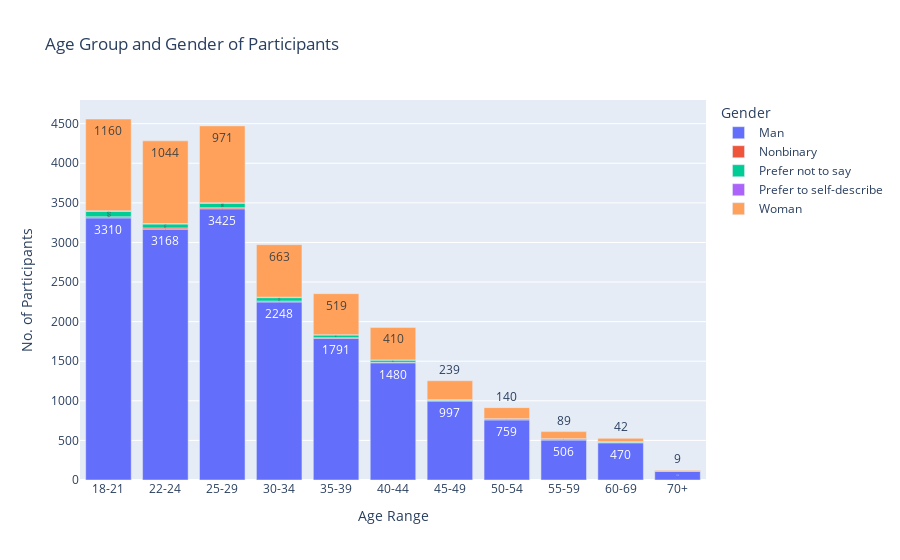

Here is the notebook cell this chart was saved with:
### Code cell
fig = px.bar(
    new_df.loc[1:].groupby(["Q2", "Q3"]).sum().reset_index(),
    x="Q2",
    y="Counter",
    color="Q3",
    title="Age Group and Gender of Participants",
    labels={"Counter": "No. of Participants", "Q2": "Age Range", "Q3": "Gender"},
    text_auto=True,
)
fig.show()

### Figure 1 — Plotly figure (JSON) as saved in the notebook; plotly's stock layout.template omitted (floating-point values rounded to 4 significant figures)
{"data": [{"alignmentgroup": "True", "hovertemplate": "Gender=Man<br>Age Range=%{x}<br>No. of Participants=%{y}<extra></extra>", "legendgroup": "Man", "marker": {"color": "#636efa", "pattern": {"shape": ""}}, "name": "Man", "offsetgroup": "Man", "orientation": "v", "showlegend": true, "textposition": "auto", "texttemplate": "%{y}", "type": "bar", "x": ["18-21", "22-24", "25-29", "30-34", "35-39", "40-44", "45-49", "50-54", "55-59", "60-69", "70+"], "xaxis": "x", "y": [3310, 3168, 3425, 2248, 1791, 1480, 997, 759, 506, 470, 112], "yaxis": "y"}, {"alignmentgroup": "True", "hovertemplate": "Gender=Nonbinary<br>Age Range=%{x}<br>No. of Participants=%{y}<extra></extra>", "legendgroup": "Nonbinary", "marker": {"color": "#EF553B", "pattern": {"shape": ""}}, "name": "Nonbinary", "offsetgroup": "Nonbinary", "orientation": "v", "showlegend": true, "textposition": "auto", "texttemplate": "%{y}", "type": "bar", "x": ["18-21", "22-24", "25-29", "30-34", "35-39", "40-44", "45-49", "55-59", "60-69"], "xaxis": "x", "y": [13, 15, 14, 12, 6, 6, 6, 3, 3], "yaxis": "y"}, {"alignmentgroup": "True", "hovertemplate": "Gender=Prefer not to say<br>Age Range=%{x}<br>No. of Participants=%{y}<extra></extra>", "legendgroup": "Prefer not to say", "marker": {"color": "#00cc96", "pattern": {"shape": ""}}, "name": "Prefer not to say", "offsetgroup": "Prefer not to say", "orientation": "v", "showlegend": true, "textposition": "auto", "texttemplate": "%{y}", "type": "bar", "x": ["18-21", "22-24", "25-29", "30-34", "35-39", "40-44", "45-49", "50-54", "55-59", "60-69", "70+"], "xaxis": "x", "y": [69, 50, 56, 43, 36, 29, 10, 14, 13, 10, 4], "yaxis": "y"}, {"alignmentgroup": "True", "hovertemplate": "Gender=Prefer to self-describe<br>Age Range=%{x}<br>No. of Participants=%{y}<extra></extra>", "legendgroup": "Prefer to self-describe", "marker": {"color": "#ab63fa", "pattern": {"shape": ""}}, "name": "Prefer to self-describe", "offsetgroup": "Prefer to self-describe", "orientation": "v", "showlegend": true, "textposition": "auto", "texttemplate": "%{y}", "type": "bar", "x": ["18-21", "22-24", "25-29", "30-34", "35-39", "40-44", "45-49", "50-54", "60-69", "70+"], "xaxis": "x", "y": [7, 6, 6, 6, 1, 2, 1, 1, 1, 2], "yaxis": "y"}, {"alignmentgroup": "True", "hovertemplate": "Gender=Woman<br>Age Range=%{x}<br>No. of Participants=%{y}<extra></extra>", "legendgroup": "Woman", "marker": {"color": "#FFA15A", "pattern": {"shape": ""}}, "name": "Woman", "offsetgroup": "Woman", "orientation": "v", "showlegend": true, "textposition": "auto", "texttemplate": "%{y}", "type": "bar", "x": ["18-21", "22-24", "25-29", "30-34", "35-39", "40-44", "45-49", "50-54", "55-59", "60-69", "70+"], "xaxis": "x", "y": [1160, 1044, 971, 663, 519, 410, 239, 140, 89, 42, 9], "yaxis": "y"}], "layout": {"autosize": true, "barmode": "relative", "legend": {"title": {"text": "Gender"}, "tracegroupgap": 0}, "title": {"text": "Age Group and Gender of Participants"}, "xaxis": {"anchor": "y", "autorange": true, "domain": [0, 1], "range": [-0.5, 10.5], "title": {"text": "Age Range"}, "type": "category"}, "yaxis": {"anchor": "x", "autorange": true, "domain": [0, 1], "range": [0, 4799.0], "title": {"text": "No. of Participants"}, "type": "linear"}}}
